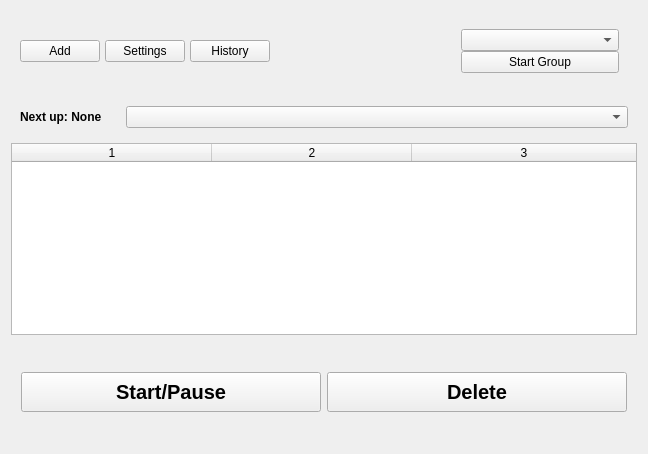
<?xml version="1.0" encoding="UTF-8"?>
<ui version="4.0">
 <class>TimerWindow</class>
 <widget class="QWidget" name="TimerWindow">
  <property name="geometry">
   <rect>
    <x>0</x>
    <y>0</y>
    <width>648</width>
    <height>454</height>
   </rect>
  </property>
  <property name="windowTitle">
   <string>Dialog</string>
  </property>
  <layout class="QVBoxLayout" name="verticalLayout">
   <item>
    <widget class="QWidget" name="panelHeader" native="true">
     <property name="baseSize">
      <size>
       <width>0</width>
       <height>0</height>
      </size>
     </property>
     <layout class="QHBoxLayout" name="horizontalLayout" stretch="0,0,0,0,0">
      <property name="spacing">
       <number>5</number>
      </property>
      <item>
       <widget class="QPushButton" name="btnAdd">
        <property name="text">
         <string>Add</string>
        </property>
        <property name="icon">
         <iconset theme="QIcon::ThemeIcon::ListAdd"/>
        </property>
       </widget>
      </item>
      <item>
       <widget class="QPushButton" name="btnSettings">
        <property name="text">
         <string>Settings</string>
        </property>
        <property name="icon">
         <iconset theme="QIcon::ThemeIcon::DocumentProperties"/>
        </property>
       </widget>
      </item>
      <item>
       <widget class="QPushButton" name="btnHistory">
        <property name="text">
         <string>History</string>
        </property>
       </widget>
      </item>
      <item>
       <spacer name="horizontalSpacer">
        <property name="orientation">
         <enum>Qt::Orientation::Horizontal</enum>
        </property>
        <property name="sizeHint" stdset="0">
         <size>
          <width>40</width>
          <height>20</height>
         </size>
        </property>
       </spacer>
      </item>
      <item>
       <widget class="QWidget" name="widget" native="true">
        <property name="sizePolicy">
         <sizepolicy hsizetype="Expanding" vsizetype="Preferred">
          <horstretch>0</horstretch>
          <verstretch>0</verstretch>
         </sizepolicy>
        </property>
        <layout class="QVBoxLayout" name="verticalLayout_2" stretch="0,0">
         <property name="spacing">
          <number>0</number>
         </property>
         <property name="sizeConstraint">
          <enum>QLayout::SizeConstraint::SetDefaultConstraint</enum>
         </property>
         <item>
          <widget class="QComboBox" name="comboGroups"/>
         </item>
         <item>
          <widget class="QPushButton" name="btnStartGroup">
           <property name="text">
            <string>Start Group</string>
           </property>
          </widget>
         </item>
        </layout>
       </widget>
      </item>
     </layout>
    </widget>
   </item>
   <item>
    <widget class="QWidget" name="widget_2" native="true">
     <layout class="QHBoxLayout" name="horizontalLayout_3" stretch="1,5">
      <item>
       <widget class="QLabel" name="labelNextUp">
        <property name="font">
         <font>
          <italic>false</italic>
          <bold>true</bold>
         </font>
        </property>
        <property name="text">
         <string>Next up: None</string>
        </property>
       </widget>
      </item>
      <item>
       <widget class="QComboBox" name="comboBox">
        <property name="enabled">
         <bool>true</bool>
        </property>
        <property name="editable">
         <bool>false</bool>
        </property>
        <property name="modelColumn">
         <number>0</number>
        </property>
       </widget>
      </item>
     </layout>
    </widget>
   </item>
   <item>
    <widget class="QTableWidget" name="tableTimers">
     <property name="enabled">
      <bool>true</bool>
     </property>
     <property name="maximumSize">
      <size>
       <width>16777215</width>
       <height>16777215</height>
      </size>
     </property>
     <property name="horizontalScrollBarPolicy">
      <enum>Qt::ScrollBarPolicy::ScrollBarAlwaysOff</enum>
     </property>
     <property name="editTriggers">
      <set>QAbstractItemView::EditTrigger::NoEditTriggers</set>
     </property>
     <property name="alternatingRowColors">
      <bool>true</bool>
     </property>
     <property name="selectionBehavior">
      <enum>QAbstractItemView::SelectionBehavior::SelectRows</enum>
     </property>
     <property name="horizontalScrollMode">
      <enum>QAbstractItemView::ScrollMode::ScrollPerItem</enum>
     </property>
     <property name="gridStyle">
      <enum>Qt::PenStyle::NoPen</enum>
     </property>
     <property name="columnCount">
      <number>3</number>
     </property>
     <attribute name="horizontalHeaderCascadingSectionResizes">
      <bool>false</bool>
     </attribute>
     <attribute name="horizontalHeaderMinimumSectionSize">
      <number>80</number>
     </attribute>
     <attribute name="horizontalHeaderDefaultSectionSize">
      <number>200</number>
     </attribute>
     <attribute name="horizontalHeaderStretchLastSection">
      <bool>true</bool>
     </attribute>
     <column/>
     <column/>
     <column/>
    </widget>
   </item>
   <item>
    <widget class="QWidget" name="panelButton" native="true">
     <property name="sizePolicy">
      <sizepolicy hsizetype="Expanding" vsizetype="Expanding">
       <horstretch>0</horstretch>
       <verstretch>0</verstretch>
      </sizepolicy>
     </property>
     <layout class="QHBoxLayout" name="horizontalLayout_5">
      <item>
       <layout class="QHBoxLayout" name="horizontalLayout_6">
        <item>
         <layout class="QHBoxLayout" name="horizontalLayout_2">
          <item>
           <layout class="QHBoxLayout" name="horizontalLayout_4">
            <item>
             <widget class="QPushButton" name="btnStartPause">
              <property name="sizePolicy">
               <sizepolicy hsizetype="Expanding" vsizetype="Expanding">
                <horstretch>0</horstretch>
                <verstretch>0</verstretch>
               </sizepolicy>
              </property>
              <property name="maximumSize">
               <size>
                <width>300</width>
                <height>40</height>
               </size>
              </property>
              <property name="font">
               <font>
                <pointsize>15</pointsize>
                <bold>true</bold>
               </font>
              </property>
              <property name="layoutDirection">
               <enum>Qt::LayoutDirection::LeftToRight</enum>
              </property>
              <property name="text">
               <string>Start/Pause</string>
              </property>
              <property name="autoDefault">
               <bool>false</bool>
              </property>
              <property name="default">
               <bool>false</bool>
              </property>
              <property name="flat">
               <bool>false</bool>
              </property>
             </widget>
            </item>
           </layout>
          </item>
          <item>
           <widget class="QPushButton" name="btnDelete">
            <property name="enabled">
             <bool>true</bool>
            </property>
            <property name="sizePolicy">
             <sizepolicy hsizetype="Expanding" vsizetype="Expanding">
              <horstretch>0</horstretch>
              <verstretch>0</verstretch>
             </sizepolicy>
            </property>
            <property name="maximumSize">
             <size>
              <width>300</width>
              <height>40</height>
             </size>
            </property>
            <property name="font">
             <font>
              <pointsize>15</pointsize>
              <bold>true</bold>
             </font>
            </property>
            <property name="text">
             <string>Delete</string>
            </property>
           </widget>
          </item>
         </layout>
        </item>
       </layout>
      </item>
     </layout>
    </widget>
   </item>
  </layout>
 </widget>
 <resources/>
 <connections/>
</ui>
